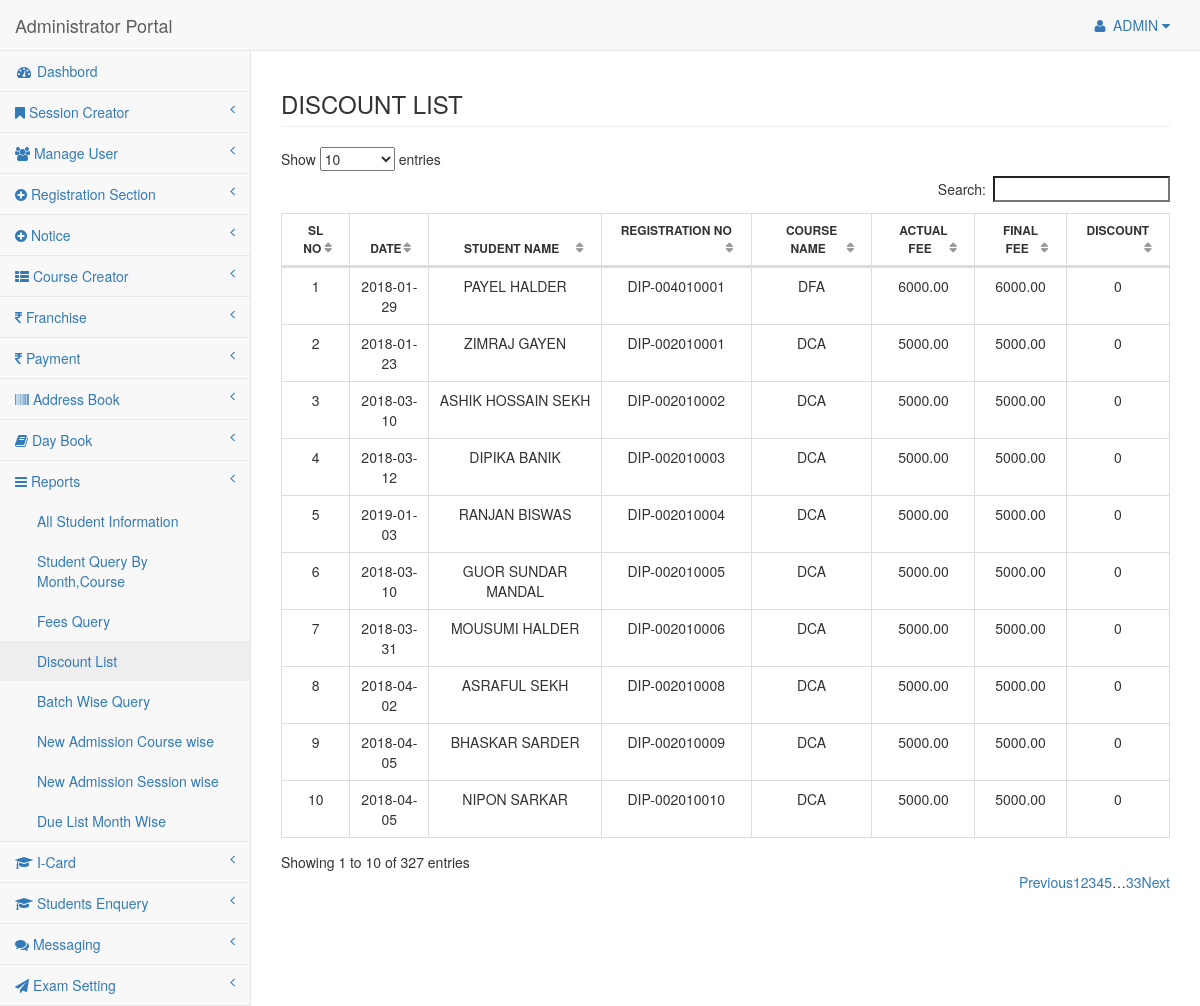
The page /discountList.php (signed in) on the database its author committed.
### tables this page shows
CREATE TABLE `pursuing_course` (
  `pusuing_id` int(25) NOT NULL,
  `session` int(10) NOT NULL,
  `date` date NOT NULL,
  `student_id` varchar(25) NOT NULL,
  `course_id` varchar(25) NOT NULL,
  `course_code` varchar(55) NOT NULL,
  `month` varchar(25) NOT NULL,
  `session_code` varchar(55) NOT NULL,
  `serial_no` int(55) NOT NULL,
  `course_fee` decimal(12,2) NOT NULL,
  `course_days` varchar(400) NOT NULL,
  `time` varchar(25) NOT NULL,
  `starting_year` varchar(4) NOT NULL,
  `starting_month` varchar(25) NOT NULL,
  `complete_year` varchar(4) NOT NULL,
  `complete_month` varchar(25) NOT NULL,
  `current_status` varchar(25) NOT NULL DEFAULT 'PURSUING',
  `remarks` varchar(55) NOT NULL
);

CREATE TABLE `student_info` (
  `slno` int(25) NOT NULL,
  `franchises_id` int(12) DEFAULT NULL,
  `Student_Id` int(12) NOT NULL,
  `St_Name` varchar(25) DEFAULT NULL,
  `Fathers_Name` varchar(30) DEFAULT NULL,
  `DOB` varchar(10) DEFAULT NULL,
  `Gender` varchar(6) DEFAULT NULL,
  `Cust` varchar(7) DEFAULT NULL,
  `Religion` varchar(10) DEFAULT NULL,
  `Mother_Trong` varchar(10) DEFAULT NULL,
  `Session1` varchar(9) DEFAULT NULL,
  `session_month` varchar(55) NOT NULL,
  `session_code` varchar(55) NOT NULL,
  `Roll` varchar(3) DEFAULT NULL,
  `DOA` varchar(10) DEFAULT NULL,
  `Mothers_Name` varchar(22) DEFAULT NULL,
  `adminslno` varchar(14) DEFAULT NULL,
  `Vill` varchar(22) DEFAULT NULL,
  `Post` varchar(19) DEFAULT NULL,
  `PS` varchar(11) DEFAULT NULL,
  `Dist` varchar(11) DEFAULT NULL,
  `Pin` varchar(6) DEFAULT NULL,
  `Contact_no` varchar(11) DEFAULT NULL,
  `contact2` varchar(12) NOT NULL,
  `autosl` int(4) DEFAULT NULL,
  `mstatus` varchar(12) NOT NULL,
  `aadhar` varchar(20) NOT NULL,
  `qualification` varchar(100) NOT NULL,
  `regno` varchar(25) NOT NULL,
  `fathers_occupation` varchar(25) NOT NULL,
  `Student_Occupation` varchar(55) NOT NULL,
  `image_name` varchar(88) NOT NULL,
  `previous_course` varchar(55) NOT NULL,
  `previous_inst` varchar(55) NOT NULL,
  `ref_name` varchar(55) NOT NULL,
  `ref_address` varchar(55) NOT NULL,
  `ref_contact` varchar(12) NOT NULL,
  `admission_type` varchar(55) NOT NULL,
  `convert_from` varchar(55) NOT NULL,
  `note` varchar(200) DEFAULT NULL
);

CREATE TABLE `courses` (
  `id` int(25) NOT NULL,
  `course_id` varchar(25) NOT NULL,
  `course_name` varchar(155) NOT NULL,
  `description` longtext NOT NULL,
  `duration` varchar(55) NOT NULL,
  `eligibility` varchar(200) DEFAULT NULL,
  `unit` varchar(55) NOT NULL,
  `course_fee` decimal(12,2) NOT NULL,
  `fee_type` varchar(155) NOT NULL
);

### discountList.php (the view, shortened to what this page needs)
<?php
include('include/menu.php');
function fetchRecords()
{
	include   ('include/dbconfig.php');
	$sql		="SELECT `pursuing_course`.*,courses.course_fee AS fee,courses.course_name,student_info.St_Name ,
					student_info.regno
					FROM  pursuing_course
					INNER JOIN courses
					ON pursuing_course.course_id=courses.course_id
					INNER JOIN student_info
					ON pursuing_course.student_id=student_info.Student_Id
					WHERE pursuing_course.current_status='PURSUING'
				";
	$res	   = mysqli_query($conn,  $sql);
	$no        = 0;
	while($row=mysqli_fetch_assoc($res))
	{
		echo '<tr>
				<td style="text-align:center;">'.++$no.'</td>
				<td style="text-align:center;">'.$row['date'].'</td>
				<td style="text-align:center;">'.$row['St_Name'].'</td>
				<td style="text-align:center;">'.$row['regno'].'</td>
				<td style="text-align:center;">'.$row['course_name'].'</td>
				<td style="text-align:center;">'.$row['fee'].'</td>
				<td style="text-align:center;">'.$row['course_fee'].'</td>
				<td style="text-align:center;">'.($row['fee']-$row['course_fee']).'</td>
			</tr>';
	}
}
?>
<div id="page-wrapper">
	<div class="container-fluid">
		<div class="row">
	          <h3 class="page-header">DISCOUNT LIST</h3>
					<table ID="example" class="table table-bordered">
						<thead>
							<th style="text-align:center;font-size:12px;">SL NO			</th>
							<th style="text-align:center;font-size:12px;">DATE			</th>
							<th style="text-align:center;font-size:12px;">STUDENT NAME 	</th>
							<th style="text-align:center;font-size:12px;">REGISTRATION NO</th>
							<th style="text-align:center;font-size:12px;">COURSE NAME 	</th>
							<th style="text-align:center;font-size:12px;">ACTUAL FEE	</th>
							<th style="text-align:center;font-size:12px;">FINAL FEE 	</th>
							<th style="text-align:center;font-size:12px;">DISCOUNT		</th>
						</thead>
						<tbody>
							<?php fetchRecords();?>
						</tbody>
					</table>
      </div>
			</div>
		</div>
	</div>
</body>
</html>

### include/menu.php (shortened to what this page needs)
<!DOCTYPE html>
<html lang="en">
<head>
 <link rel="stylesheet" href="https://maxcdn.bootstrapcdn.com/bootstrap/3.3.7/css/bootstrap.min.css">
 <link rel="stylesheet" href="https://cdnjs.cloudflare.com/ajax/libs/bootstrap-select/1.12.1/css/bootstrap-select.css" />
<link rel="stylesheet" href="http://ajax.googleapis.com/ajax/libs/jqueryui/1/themes/smoothness/jquery-ui.css">
 <link rel="stylesheet" href="http://jquery.malsup.com/block/block.css?v3">
    <link href="vendor/metisMenu/metisMenu.min.css" rel="stylesheet">
    <link href="vendor/datatables-plugins/dataTables.bootstrap.css" rel="stylesheet">
    <link href="vendor/datatables-responsive/dataTables.responsive.css" rel="stylesheet">
    <link href="dist/css/sb-admin-2.css" rel="stylesheet">
    <link href="vendor/font-awesome/css/font-awesome.min.css" rel="stylesheet" type="text/css">
    <link href="datepick_api/css_date/bootstrap-datetimepicker.min.css" rel="stylesheet" media="screen">
	<link rel="stylesheet" href="docs/css/bootstrap-example.css" type="text/css">
    <link rel="stylesheet" href="docs/css/prettify.css" type="text/css">
    <link rel="stylesheet" href="dist/css/bootstrap-multiselect.css" type="text/css">
	</head>
<body >
    <div id="wrapper" >
<nav class="navbar navbar-default navbar-static-top" role="navigation" style="margin-bottom: 0;">
            <div class="navbar-header">
                <a class="navbar-brand" href="">Administrator Portal</a>
            </div>
            <ul class="nav navbar-top-links navbar-right">
                <li class="dropdown">
                    <a class="dropdown-toggle" data-toggle="dropdown" href="#">
                        <i class="fa fa-user fa-fw"></i> ADMIN <i class="fa fa-caret-down"></i>
                    </a>
                </li>
            </ul>
            <div class="navbar-default sidebar" role="navigation" >
                <div class="sidebar-nav navbar-collapse">
                    <ul class="nav" id="side-menu" >
						<li>
                            <a href="home.php"><i class="fa fa-dashboard fa-fw"></i> Dashbord</a>
                        </li>
						<li>
							<a href="#"><i class="fa fa-bookmark"></i> Session Creator<span class="fa arrow"></span></a>
						</li>
						<li>
							<a href="#"><i class="fa fa-users"></i> Manage User<span class="fa arrow"></span></a>
						</li>
                        <li>
							<a href="#"><i class="fa fa-plus-circle"></i> Registration Section<span class="fa arrow"></span></a>
						</li>
						 <li>
							<a href="#"><i class="fa fa-plus-circle"></i> Notice<span class="fa arrow"></span></a>
						</li>
						<li>
							<a href="#"><i class="fa fa-th-list"></i> Course Creator<span class="fa arrow"></span></a>
						</li>
						<li>
							<a href="#"><i class="fa fa-rupee "></i> Franchise<span class="fa arrow"></span></a>
						</li>
						<li>
							<a href="#"><i class="fa fa-rupee "></i> Payment<span class="fa arrow"></span></a>
						</li>
						<li>
							<a href="#"><i class="fa fa-barcode"></i>  Address Book<span class="fa arrow"></span></a>
						</li>
						<li>
							<a href="#"><i class="fa fa-book   "></i> Day Book<span class="fa arrow"></span></a>
						</li>
						<li>
							<a href="#"><i class="fa fa-navicon"></i>  Reports<span class="fa arrow"></span></a>
							 <ul class="nav nav-second-level">
								<li>
									 <a href="studentsinfo.php">All Student Information</a>
								</li>
								<li>
									 <a href="studentqueryform.php">Student Query By Month,Course </a>
								</li>
								<li>
									 <a href="feesqueryform.php">Fees Query</a>
								</li>
								<li>
									 <a href="discountList.php">Discount List</a>
								</li>
								<li>
									 <a href="batchwisequery.php">Batch Wise Query</a>
								</li>
								<li>
									 <a href="newadmissionform.php">New Admission Course wise</a>
								</li>
								<li>
									 <a href="sesionwiseAdmissionForm.php">New Admission Session wise</a>
								</li>
								<li>
									 <a href="duelistform.php">Due List Month Wise</a>
								</li>
							 </ul>
						</li>
						<li>
							<a href="#"><i class="fa fa-graduation-cap"></i> I-Card<span class="fa arrow"></span></a>
						</li>
						<li>
							<a href="#"><i class="fa fa-graduation-cap"></i> Students Enquery <span class="fa arrow"></span></a>
						</li>
						<li>
							<a href="#"><i class="fa fa-comments"></i> Messaging<span class="fa arrow"></span></a>
						</li>
						<li>
							<a href="#"><i class="fa fa-paper-plane"></i> Exam Setting<span class="fa arrow"></span></a>
						</li>
						</ul>
                </div>
            </div>
        </nav>

### rows shown on the page
pursuing_course: date "2018-01-29", student_info.St_Name "PAYEL HALDER", student_info.regno "DIP-004010001", courses.course_name "DFA", courses.course_fee "6000.00", course_fee "6000.00", $row['fee']-$row['course_fee'] "0"
pursuing_course: date "2018-01-23", student_info.St_Name "ZIMRAJ GAYEN", student_info.regno "DIP-002010001", courses.course_name "DCA", courses.course_fee "5000.00", course_fee "5000.00", $row['fee']-$row['course_fee'] "0"
pursuing_course: date "2018-03-10", student_info.St_Name "ASHIK HOSSAIN SEKH", student_info.regno "DIP-002010002", courses.course_name "DCA", courses.course_fee "5000.00", course_fee "5000.00", $row['fee']-$row['course_fee'] "0"
pursuing_course: date "2018-03-12", student_info.St_Name "DIPIKA BANIK", student_info.regno "DIP-002010003", courses.course_name "DCA", courses.course_fee "5000.00", course_fee "5000.00", $row['fee']-$row['course_fee'] "0"
pursuing_course: date "2019-01-03", student_info.St_Name "RANJAN BISWAS", student_info.regno "DIP-002010004", courses.course_name "DCA", courses.course_fee "5000.00", course_fee "5000.00", $row['fee']-$row['course_fee'] "0"
pursuing_course: date "2018-03-10", student_info.St_Name "GUOR SUNDAR MANDAL", student_info.regno "DIP-002010005", courses.course_name "DCA", courses.course_fee "5000.00", course_fee "5000.00", $row['fee']-$row['course_fee'] "0"
pursuing_course: date "2018-03-31", student_info.St_Name "MOUSUMI HALDER", student_info.regno "DIP-002010006", courses.course_name "DCA", courses.course_fee "5000.00", course_fee "5000.00", $row['fee']-$row['course_fee'] "0"
pursuing_course: date "2018-04-02", student_info.St_Name "ASRAFUL SEKH", student_info.regno "DIP-002010008", courses.course_name "DCA", courses.course_fee "5000.00", course_fee "5000.00", $row['fee']-$row['course_fee'] "0"
pursuing_course: date "2018-04-05", student_info.St_Name "BHASKAR SARDER", student_info.regno "DIP-002010009", courses.course_name "DCA", courses.course_fee "5000.00", course_fee "5000.00", $row['fee']-$row['course_fee'] "0"
pursuing_course: date "2018-04-05", student_info.St_Name "NIPON SARKAR", student_info.regno "DIP-002010010", courses.course_name "DCA", courses.course_fee "5000.00", course_fee "5000.00", $row['fee']-$row['course_fee'] "0"
